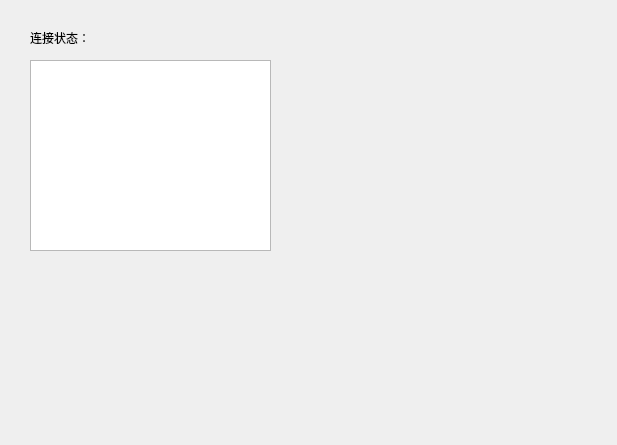
<?xml version="1.0" encoding="UTF-8"?>
<ui version="4.0">
 <class>TcpSocket</class>
 <widget class="QWidget" name="TcpSocket">
  <property name="geometry">
   <rect>
    <x>0</x>
    <y>0</y>
    <width>617</width>
    <height>445</height>
   </rect>
  </property>
  <property name="windowTitle">
   <string>Form</string>
  </property>
  <widget class="QTextBrowser" name="connBrowser">
   <property name="geometry">
    <rect>
     <x>30</x>
     <y>60</y>
     <width>241</width>
     <height>191</height>
    </rect>
   </property>
  </widget>
  <widget class="QLabel" name="connlabel">
   <property name="geometry">
    <rect>
     <x>30</x>
     <y>30</y>
     <width>60</width>
     <height>16</height>
    </rect>
   </property>
   <property name="text">
    <string>连接状态：</string>
   </property>
  </widget>
 </widget>
 <resources/>
 <connections/>
</ui>
